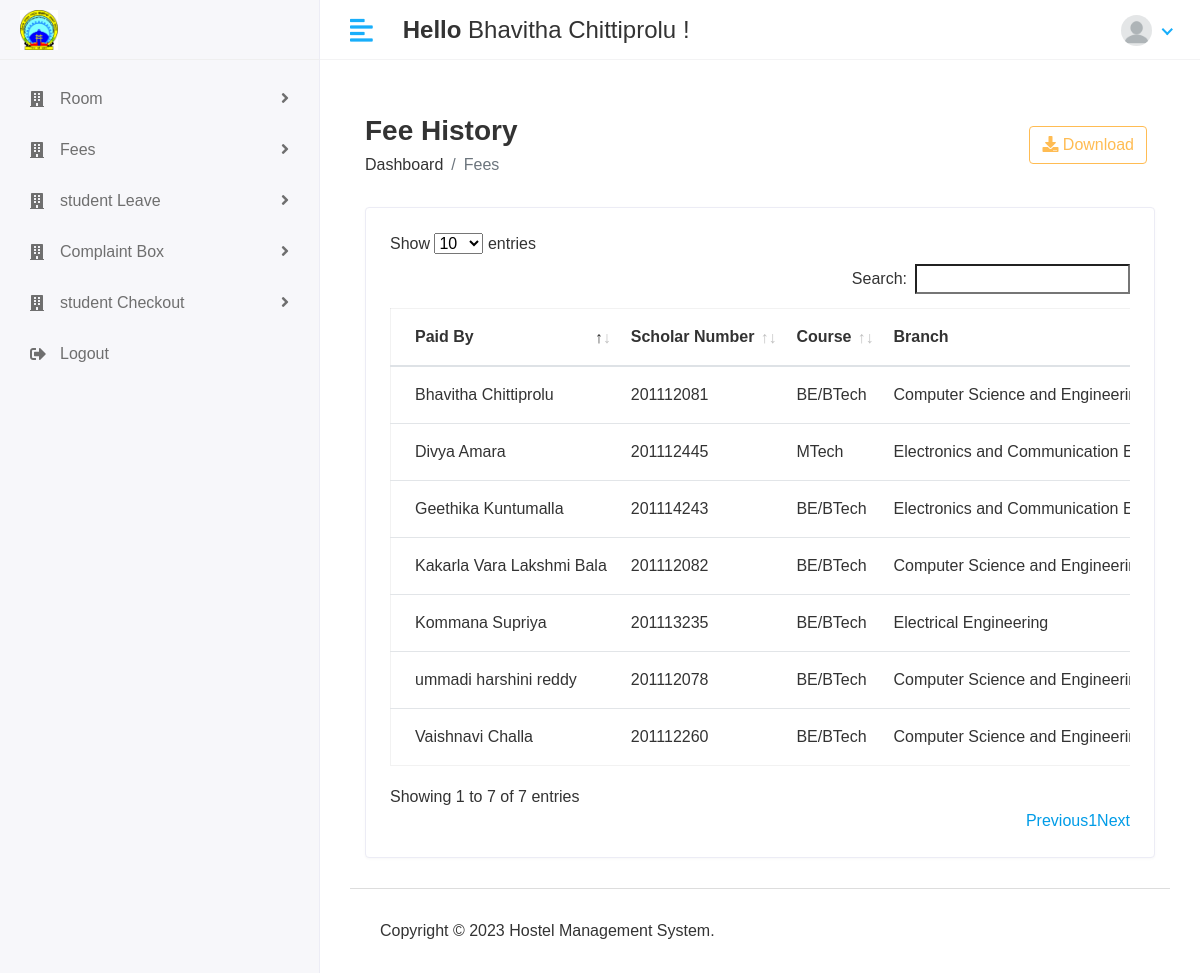
The page /administration/fee/history (signed in) on the database its author committed.
### management/models.py (models this page shows, shortened)
class CustomUser(AbstractUser):
    user = (('1','Administration'),('2','Student'),('3','Warden'))
    userType = models.CharField(choices=user,max_length=60,default=1)
    profile_pic = models.ImageField(upload_to='media/profile_pic')

class Course(models.Model): #here we create model for course and save all options and we get required from dropdown list.
    name = models.CharField(max_length = 100,null = True)
    created_at = models.DateTimeField(auto_now_add=True,null = True)
    updated_at = models.DateTimeField(auto_now=True,null = True)
    def __str__(self): #we want name in our database
        return self.name

class Student(models.Model):
    student = models.OneToOneField(CustomUser,on_delete = models.CASCADE)
    address = models.TextField()
    gender = models.CharField(max_length=10,null=True)
    course = models.ForeignKey(Course,on_delete=models.DO_NOTHING)
    scholar_number = models.CharField(max_length=15,null=True)
    student_name = models.CharField(max_length=100,null=True)
    dob = models.CharField(max_length=15,null=True)
    branch = models.CharField(max_length=150,null=True)
    father_name = models.CharField(max_length = 100,null=True)
    mother_name = models.CharField(max_length = 100,null=True)
    phone_number = models.CharField(max_length = 10,null=True)
    semester = models.CharField(max_length=5,null=True)
    course_year = models.CharField(max_length=10,null=True)
    room = models.ForeignKey(Room,on_delete=models.DO_NOTHING,blank= True,null = True,unique=False)
    father_phone_number = models.CharField(max_length=100,null=True)
    guardian_name = models.CharField(max_length=100,null=True)
    guardian_phone_number = models.CharField(max_length=100,null=True)
    guardian_address = models.CharField(max_length=100,null=True)
    room_alloted = models.BooleanField(default=False)
    fee_paid = models.BooleanField(default=False)

### management/administrationViews.py (the view)
# urls.py: path('administration/fee/history', administrationViews.fee_student_history, name='fee_history'),
@login_required(login_url='/')
def fee_student_history(request):
    fee = Fee.objects.select_related('student').select_related('student__student').all()
    fee_data = []
    for i in fee:
        y={
            'student_name':i.student.student_name,
             'scholar_number':i.student.scholar_number,
            'course':i.student.course,
            'branch':i.student.branch,
            'date':i.date_paid,
            'approve':i.is_approved,
            'amount':i.amount,
        }
        fee_data.append(y)
    context = {
        'fee_data':fee_data,
    }
    return render(request,'administration/feehistory.html',context)

### hostelManagementSystem/templates/administration/feehistory.html (shortened to what this page needs)
{% extends 'base.html' %}
{% load static %}
{% block content %}
<div class="content container-fluid">
               <div class="page-header">
                  <div class="row align-items-center">
                     <div class="col">
                        <h3 class="page-title">Fee History</h3>
                        <ul class="breadcrumb">
                           <li class="breadcrumb-item"><a href="index.html">Dashboard</a></li>
                           <li class="breadcrumb-item active">Fees</li>
                        </ul>
                     </div>
                     <div class="col-auto text-right float-right ml-auto">
                        <a href="#" class="btn btn-outline-primary mr-2"><i class="fas fa-download"></i> Download</a>
                     </div>
                  </div>
               </div>
               <div class="row">
                  <div class="col-sm-12">
                     <div class="card card-table">
                        <div class="card-body">
                           <div class="table-responsive">
                              <table id="table_id" class="table table-hover table-center mb-0 ">
                                 <thead>
                                    <tr>
                                       <th>Paid By</th>
                                        <th>Scholar Number</th>
                                        <th>Course</th>
                                        <th>Branch</th>
                                    </tr>
                                 </thead>
                                 <tbody>
                                 {% for i in fee_data %}
                                    <tr>
                                       <td>{{i.student_name}}</td>
                                          <td>{{i.scholar_number}}</td>
                                       <td>{{i.course}}</td>
                                       <td>{{i.branch}}</td>
                                    </tr>
                                     {% endfor %}
                                 </tbody>
                              </table>
                           </div>
                        </div>
                     </div>
                  </div>
               </div>
            </div>
{% endblock %}

### hostelManagementSystem/templates/includes/header.html (shortened to what this page needs)
{% load static %}
         <div class="header">
            <div class="header-left">
               <a href="index.html" class="logo">
               <img src="{% static 'assets/img/manit_logo.png' %}" alt="Logo">
               </a>
            </div>
            <a href="javascript:void(0);" id="toggle_btn">
            <i class="fas fa-align-left"></i>
            </a>
            <div class="top-nav-search mt-3">
               <h4 style="font:sans-serif"><strong>Hello </strong><span style="font:sans-serif">{{user.first_name}} {{user.last_name}}</span>&nbsp;!</h4>
            </div>
            <ul class="nav user-menu">
               <li class="nav-item dropdown has-arrow">
                  <a href="#" class="dropdown-toggle nav-link" data-toggle="dropdown">
                     {% if user.profile_pic == "" %}
                       <span class="user-img"><img class="rounded-circle" src="{% static 'assets/img/blank_profile_pic.png' %}" width="31" alt="{{user.first_name}}&nbsp;{{user.last_name}}"></span>
                     {% else %}
                  <span class="user-img"><img class="rounded-circle" src="/{{user.profile_pic}}" width="31" alt="{{user.first_name}}&nbsp;{{user.last_name}}"></span>
                 {% endif %}
                  </a>
               </li>
            </ul>
         </div>

### hostelManagementSystem/static/assets/css/style.css (style rules this page uses)
html { height: 100%; }
body { background-color: #fff; color: #333; font-family: 'Poppins', sans-serif; font-size: 1rem; height: 100%; line-height: 1.5; overflow-x: hidden; }
h1, h2, h3, h4, h5, h6 { font-family: 'Poppins', sans-serif; margin-top: 0; }
a { color: #009ce7; }
input, button, a { transition: all 0.4s ease; -moz-transition: all 0.4s ease; -o-transition: all 0.4s ease; -ms-transition: all 0.4s ease; -webkit-transition: all 0.4s ease; }
ul, ol { padding: 0px; list-style: none; }
.table { color: #333; max-width: 100%; margin-bottom: 0; width: 100%; }
.table.dataTable { border-collapse: collapse !important; border: 1px solid rgba(0, 0, 0, 0.05); }
.table thead tr th { font-weight: 600; }
.table tbody tr { border-bottom: 1px solid rgba(0, 0, 0, 0.05); }
.table.table-center td, .table.table-center th { vertical-align: middle; }
.card-table .card-body .table > thead > tr > th { border-top: 0; }
.card-table .card-body .table tr td:first-child, .card-table .card-body .table tr th:first-child { padding-left: 1.5rem; }
.card-table .table td, .card-table .table th { border-top: 1px solid #e2e5e8; padding: 1rem 0.75rem; white-space: nowrap; }
.btn-outline-primary { color: #FFBC53; border-color: #FFBC53; }
.card { border: 1px solid #ececf5; box-shadow: 0 1px 3px 0 rgba(0, 0, 0, 0.03); margin-bottom: 1.875rem; }
.card-body { padding: 1.5rem; }
.header { background-color: #fff; border-bottom: 1px solid #f3f3f4; left: 0; position: fixed; right: 0; top: 0; z-index: 1001; height: 60px; }
.header .header-left { float: left; height: 60px; padding: 0 20px; position: relative; width: 320px; z-index: 1; transition: all 0.2s ease-in-out; background-color: #f7f7fa; border-bottom: 1px solid #efefef; border-right: 1px solid #ececf5; display: flex; align-items: center; }
.header .header-left .logo { display: inline-block; line-height: 60px; }
.header .header-left .logo img { max-height: 40px; width: auto; }
.header .dropdown-toggle:after { display: none; }
.header .has-arrow .dropdown-toggle:after { border-top: 0; border-left: 0; border-bottom: 2px solid #18aefa; border-right: 2px solid #18aefa; content: ''; height: 8px; display: inline-block; pointer-events: none; -webkit-transform-origin: 66% 66%; -ms-transform-origin: 66% 66%; transform-origin: 66% 66%; -webkit-transform: rotate(45deg); -ms-transform: rotate(45deg); transform: rotate(45deg); -webkit-transition: all 0.15s ease-in-out; transition: all 0.15s ease-in-out; width: 8px; vertical-align: 0px; }
.user-menu { float: right; margin: 0; position: relative; z-index: 99; padding-right: 15px; }
.user-menu.nav > li > a { color: #a0a0a0; font-size: 14px; line-height: 58px; padding: 0 15px; height: 60px; }
.user-img { margin-right: 3px; position: relative; }
.top-nav-search { float: left; margin-left: 15px; }
.page-header { margin-bottom: 1.875rem; }
.page-header .breadcrumb { background-color: transparent; color: #6c757d; font-size: 1rem; font-weight: 500; margin-bottom: 0; padding: 0; }
.page-header .breadcrumb a { color: #333; }
.page-title { font-size: 28px; font-weight: 600; color: #333; margin-bottom: 5px; }
@media (min-width: 992px) { #toggle_btn { align-items: center; color: #18aefa; display: inline-flex; float: left; font-size: 26px; height: 60px; justify-content: center; margin-left: 15px; padding: 0 15px; } }

### rows shown on the page
CustomUser: first_name "Bhavitha", last_name "Chittiprolu"
Course: student_name "Bhavitha Chittiprolu", scholar_number "201112081", course "BE/BTech", branch "Computer Science and…", student_name "Vaishnavi Challa", scholar_number "201112260", student_name "Kommana Supriya", scholar_number "201113235", branch "Electrical Engineering", student_name "ummadi harshini reddy", scholar_number "201112078", student_name "Geethika Kuntumalla", scholar_number "201114243", branch "Electronics and Communication…", student_name "Kakarla Vara Lakshmi Bala", scholar_number "201112082"
Course: student_name "Divya Amara", scholar_number "201112445", course "MTech", branch "Electronics and Communication…"
